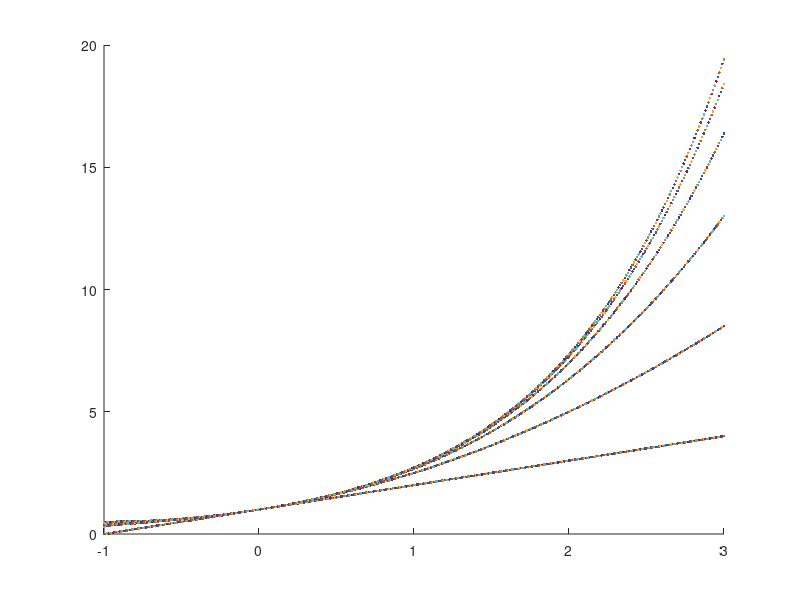

Write the MATLAB code that produced this figure.
f=exp(0);

function p = taylor(x, n)
  p=0;
  for k=0:n 
      p = p + (x-0)^k/factorial(k); 
  end
end


hold on
for n=1:6
    for x=-1:0.01:3
        plot(x, taylor(x,n))
    end
end
